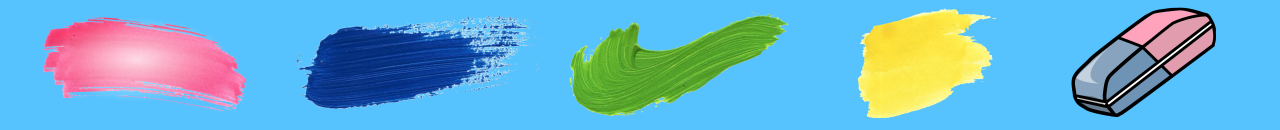
#> input picture imagens_prontas/1.png, 1280 x 130 px
$ jupyter execute --allow-errors 'Pintura Virtual.ipynb'   (text cells are left out)
#> lines starting #> are read from the running program, lines starting #| are printed output that depends on the picture
### rastreamento_mao.py
################################################################################################
#                                                                                              #
#  Todo esse código será feito na extensão .py para que seja possível usá-lo nos projetos.     #
#                                                                                              #
#  Todas as anotações e explicações sobre o que está sendo usado nesse documento podem ser     #
#  encontradas no documento "Aula 1 - Rastramento de mão (Introdução).ipynb".                  #
#                                                                                              #
#  GitHub: https://github.com/GTL98/curso-completo-de-visao-computacional-avancada-com-python  #
#                                                                                              #
################################################################################################


import cv2
import mediapipe as mp
import time


class DetectorMao:
    def __init__(self, modo=False, max_maos=2, deteccao_confianca=0.5, rastreamento_confianca=0.5):
        self.modo = modo
        self.max_maos = max_maos
        self.deteccao_confianca = deteccao_confianca
        self.rastreamento_confianca = rastreamento_confianca


        # Mãos
        self.mpMaos = mp.solutions.hands
        self.maos = self.mpMaos.Hands(self.modo, self.max_maos, self.deteccao_confianca, self.rastreamento_confianca)

        # Desenhar as landmarks
        self.mp_desenho = mp.solutions.drawing_utils

        # Landmarks das pontas dos dedos
        self.landmarks_ponta_dedos = [4, 8 , 12, 16, 20]

    # [85 lines left out: functions encontrar_maos, encontrar_posicao, dedos_levantados, main, not called in this run]


# [2 lines that do not run on import are left out]

### Pintura Virtual.ipynb
[cell 1]
import os
import cv2
import time
import numpy as np
import rastreamento_mao as rm

[cell 2]
largura_tela = 1280
altura_tela = 720

[cell 3]
caminho = 'imagens_prontas'
lista_imagens = os.listdir(caminho)
print(lista_imagens)
lista_fotos = []
for caminho_imagem in lista_imagens:
    foto = cv2.imread(f'{caminho}/{caminho_imagem}')
#> foto is the input picture: shape (130, 1280, 3); mean B, G, R 209.7, 177.6, 107
    lista_fotos.append(foto)
print(len(lista_fotos))
cabecalho = lista_fotos[0]

#> (a cell that did not finish here is left out)

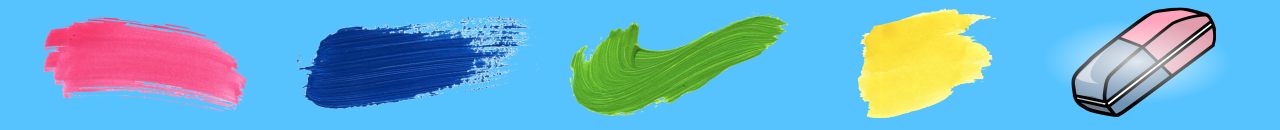
#> input picture imagens_prontas/5.png, 1280 x 130 px, given in place of the camera
#> further down, imagem is the input picture: shape (130, 1280, 3); mean B, G, R 209.3, 176.7, 109.5
#> `imagem = cv2.flip(imagem, 1)`:
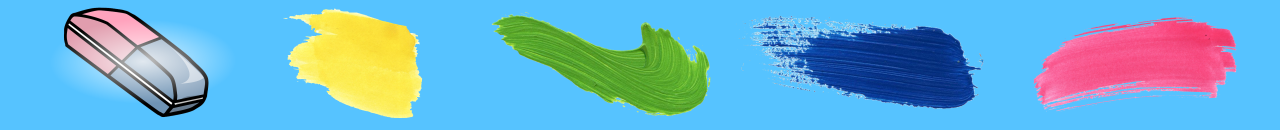
#> imagem: shape (130, 1280, 3); mean B, G, R 209.3, 176.7, 109.5

[cell 5]
cap = cv2.VideoCapture(0)
cap.set(3, largura_tela)  # 3 para informar a largura
cap.set(4, altura_tela)  # 4 para informar a altura

cor = (255, 0, 255)

espessura_pincel = 15
espessura_borracha = 50

x_anterior = 0
y_anterior = 0

# Tela de desenho
tela_desenho = np.zeros((720, 1280, 3), np.uint8)

#> (the rest of this cell did not finish here and is left out)
